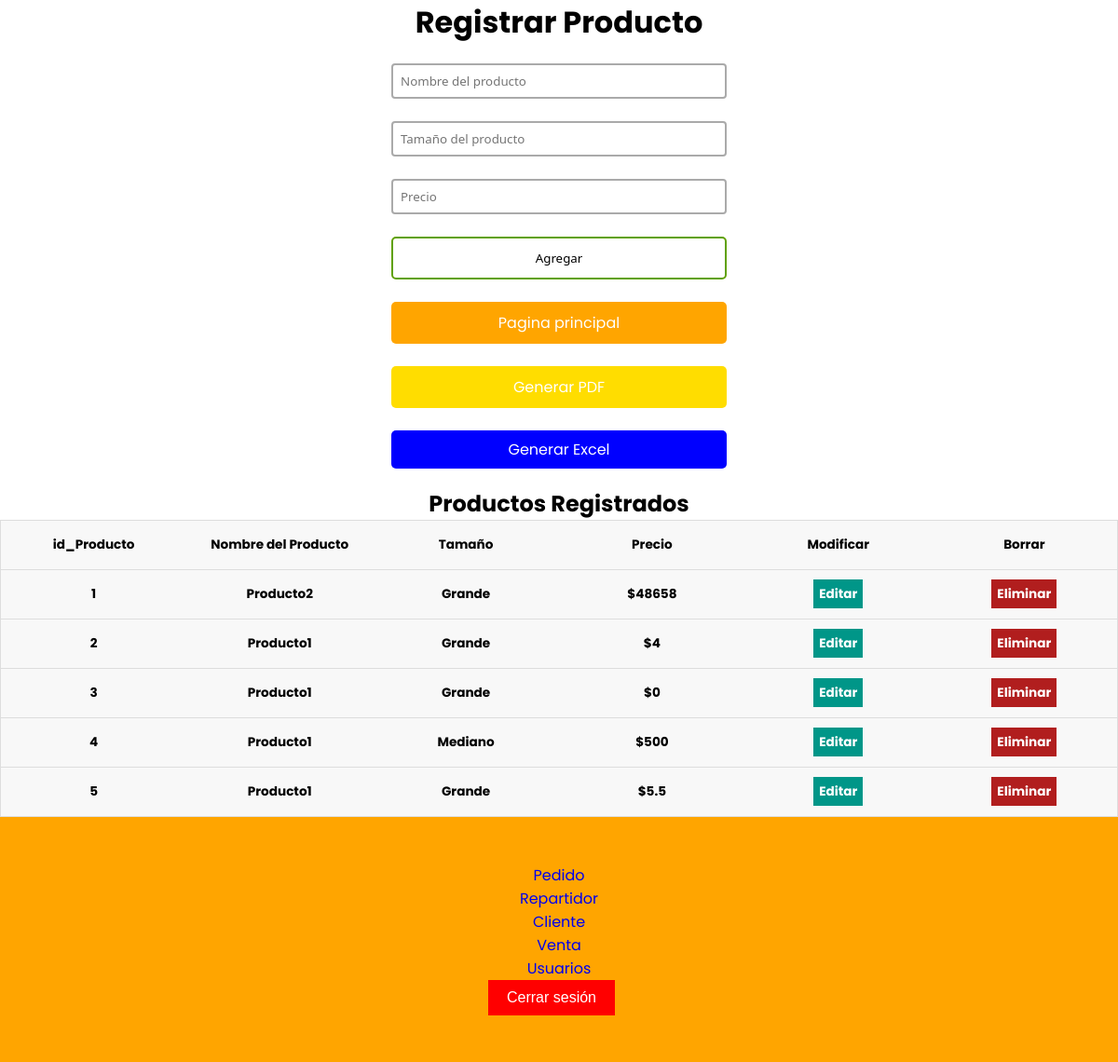
/index_producto.php (signed in), run on the app's committed database.
### tables this page shows
CREATE TABLE `producto` (
  `id_producto` int(11) NOT NULL,
  `nombre_producto` varchar(100) DEFAULT NULL,
  `tamaño` varchar(50) DEFAULT NULL,
  `precio` double DEFAULT NULL
);

### index_producto.php (the view, shortened to what this page needs)
<?php
$con = connection();
$sql = "SELECT * FROM producto";
$query = mysqli_query($con, $sql);
?>
<!DOCTYPE html>
<html lang="en">
<head>
    <link href="css/style1.css?3.00" rel="stylesheet">
    <link rel="stylesheet" href="css/style.css">
</head>
<body>
    <div class="users-form">
        <h1>Registrar Producto</h1>
        <form action="insert_producto.php" method="POST">
            <input type="text" name="nombre_producto" placeholder="Nombre del producto">
            <input type="text" name="tamaño" placeholder="Tamaño del producto">
            <input type="text" name="precio" placeholder="Precio">
            <input type="submit" value="Agregar" onclick="alerta()">
            <a href="Menu_admin.php" class="orange-button">Pagina principal</a>
            <a href="reporte_producto.php" class="yellow-button">Generar PDF</a>
            <a href="excel_producto.php" class="blue-button">Generar Excel</a>
        </form>
    </div>
    <div class="users-table">
        <h2>Productos Registrados</h2>
        <table>
            <thead>
                <tr>
                    <th>id_Producto</th>
                    <th>Nombre del Producto</th>
                    <th>Tamaño</th>
                    <th>Precio</th>
                    <th>Modificar</th>
                    <th>Borrar</th>
                </tr>
            </thead>
            <tbody>
                <?php while ($row = mysqli_fetch_array($query)): ?>
                    <tr>
                        <th><?= $row['id_producto'] ?></th>
                        <th><?= $row['nombre_producto'] ?></th>
                        <th><?= $row['tamaño'] ?></th>
                        <th><?= "$".$row['precio'] ?></th>
                        <th><a href="update_producto.php?id=<?= $row['id_producto'] ?>" class="users-table--edit">Editar</a></th>
                        <th><a href="delete_producto.php?id=<?= $row['id_producto'] ?>" class="users-table--delete" >Eliminar</a></th>
                    </tr>
                <?php endwhile; ?>
            </tbody>
        </table>
    </div>
</body>
     <footer>
  <nav>
    <ul>
      <li><a href="index_pedido.php">Pedido</a></li>
      <li><a href="index_repartidor.php">Repartidor</a></li>
      <li><a href="index_cliente.php">Cliente</a></li>
      <li><a href="index_venta.php">Venta</a></li>
      <li><a href="index_usuario.php">Usuarios</a></li>
    </ul>
    <form action="auth.php" method="GET" class="logout-form">
    <button type="submit" class="logout-button">Cerrar sesión</button>
</form>
  </nav>
</footer>
</html>

### css/style1.css (style rules this page uses)
* { box-sizing: border-box; margin: 0; padding: 0; }
html { font-family: 'Segoe UI', sans-serif; text-align: center; }
a { text-decoration: none; }
.users-form form { display: flex; flex-direction: column; gap: 24px; width: 30%; margin: 20px auto; text-align: center; }
.users-form form input { font-family: 'Segoe UI', sans-serif; }
.users-form form input[type=text], .users-form form input[type=password], .users-form form input[type=email] { padding: 8px; border:2px solid #aaa; border-radius:4px; outline:none; transition:.3s; }
.users-form form input[type=submit] { border: none; padding: 12px 50px; text-decoration: none; transition-duration: 0.4s; cursor: pointer; border-radius: 5px; background-color: white; color: black; border: 2px solid #60a100; }
.users-table table { border: 1px solid #ccc; border-collapse: collapse; margin: 0; padding: 0; width: 100%; table-layout: fixed; }
table tr { background-color: #f8f8f8; border: 1px solid #ddd; padding: 4px; }
table th { padding: 16px; text-align: center; font-size: .85em; }
.users-table--edit { background: #009688; padding: 6px; color: #fff; text-align: center; font-weight: bold; }
.users-table--delete { background: #b11e1e; padding: 6px; color: #fff; text-align: center; font-weight: bold; }
.orange-button { background-color: orange; color: white; padding: 10px 20px; text-decoration: none; border-radius: 5px; }
.logout-form button { background-color: #ff0000; color: white; border: none; padding: 10px 20px; text-align: center; text-decoration: none; display: inline-block; font-size: 16px; cursor: pointer; }
.yellow-button { background-color: rgb(255, 221, 0); color: white; padding: 10px 20px; text-decoration: none; border-radius: 5px; }
.blue-button { background-color: rgb(0, 8, 255); color: white; padding: 10px 20px; text-decoration: none; border-radius: 5px; }
.blue-button { display: inline-block; padding: 0.5rem 1rem; background-color: blue; color: white; text-decoration: none; }
.logout-button { margin-right: 1rem; }

### css/style.css (style rules this page uses)
* { margin: 0; padding: 0; box-sizing: border-box; text-decoration: none; list-style: none; }
body { font-family: 'Poppins', sans-serif; }
footer { padding: 50px 100px; }
footer { background-color: #ffa500; }
.logout-form button { background-color: #ff0000; color: white; border: none; padding: 10px 20px; text-align: center; text-decoration: none; display: inline-block; font-size: 16px; cursor: pointer; }

### data on the page
producto: id_producto "1", nombre_producto "Producto2", tamaño "Grande", precio "48658"
producto: id_producto "2", nombre_producto "Producto1", tamaño "Grande", precio "4"
producto: id_producto "3", nombre_producto "Producto1", tamaño "Grande", precio "0"
producto: id_producto "4", nombre_producto "Producto1", tamaño "Mediano", precio "500"
producto: id_producto "5", nombre_producto "Producto1", tamaño "Grande", precio "5.5"
